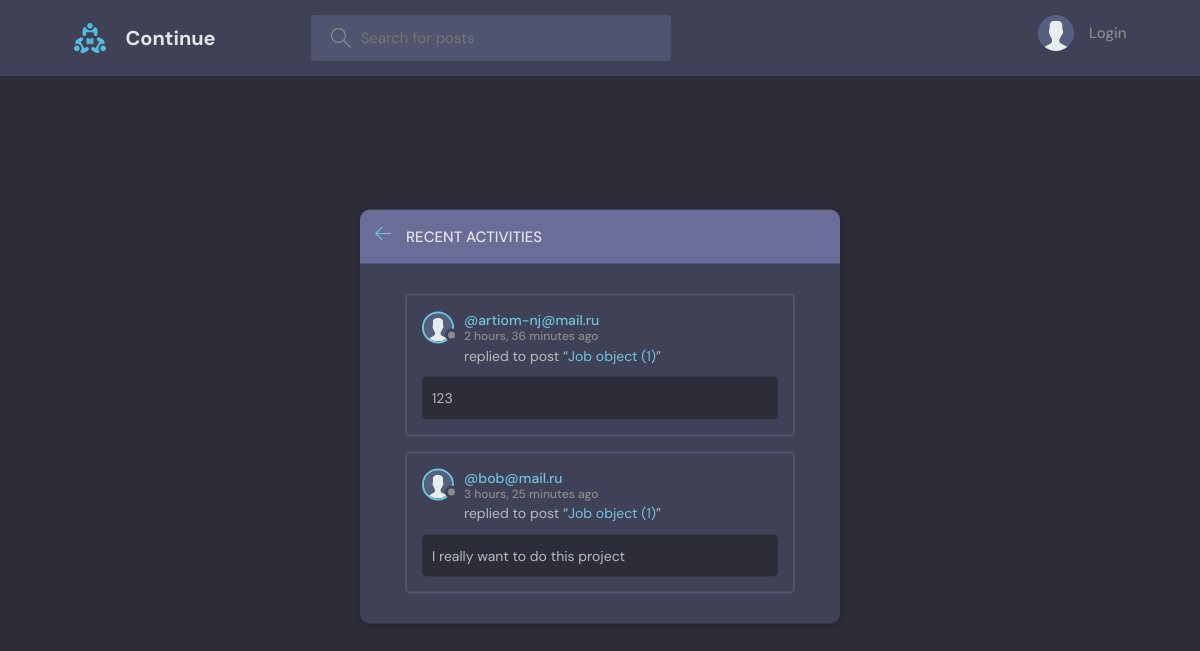
The page /activity/ on the database as committed earlier.
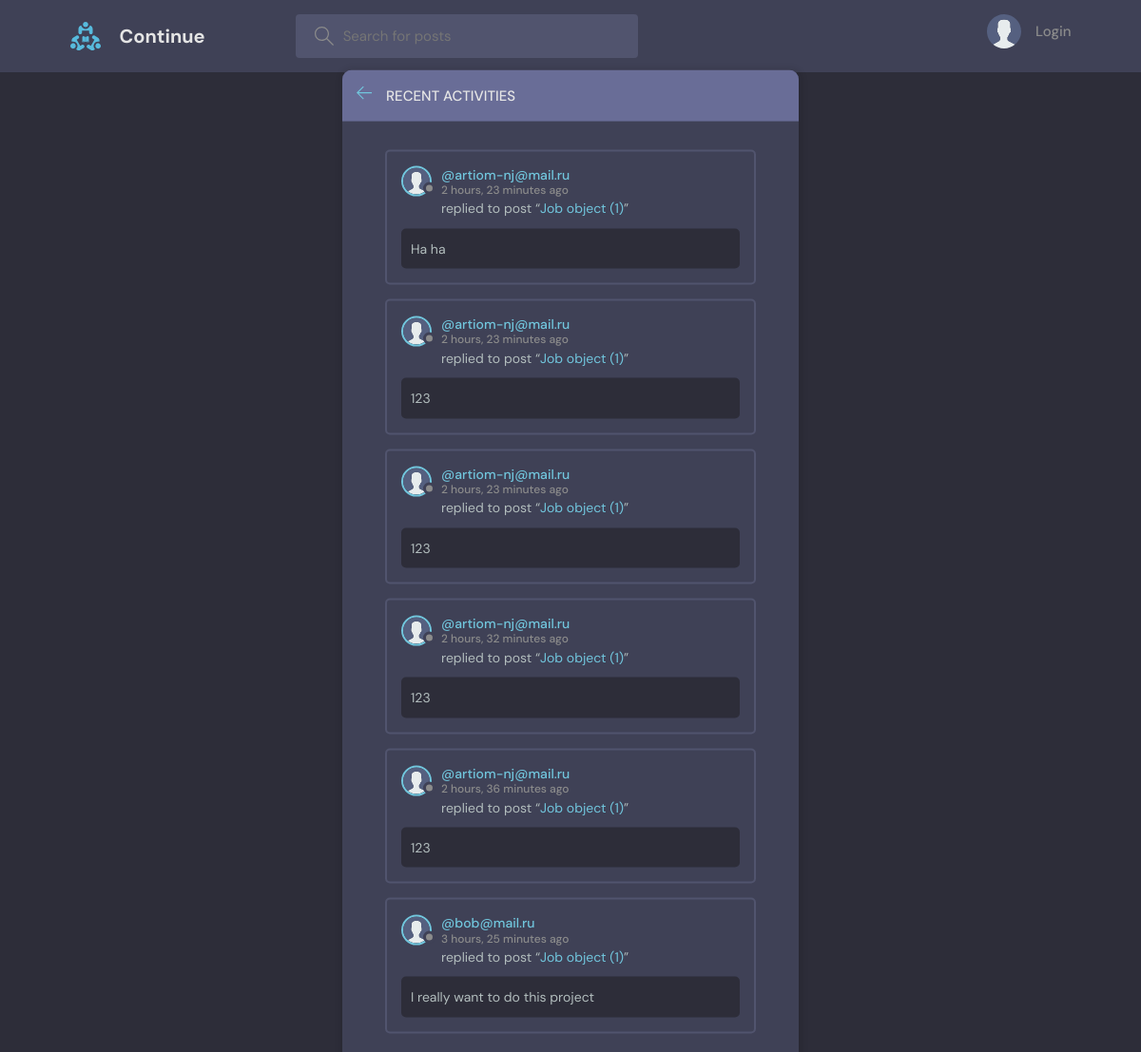
The same page on the database as committed later.
### base/models.py (models this page shows, shortened)
class Message(models.Model):
    user = models.ForeignKey(User, on_delete=models.CASCADE)
    job = models.ForeignKey(Job, on_delete=models.CASCADE)
    body = models.TextField()
    updated = models.DateTimeField(auto_now=True)
    created = models.DateTimeField(auto_now_add=True)
    class Meta:
        ordering = ['-updated', '-created']

class User(AbstractUser):
    name = models.CharField(max_length=200, null=True)
    email = models.EmailField(unique=True)
    bio = models.TextField(null=True)
    avatar = models.ImageField(null=True, default='avatar.svg')
    balance = MoneyField(max_digits=19, decimal_places=4, default_currency='RUB', default=0)
    USERNAME_FIELD = 'email'
    REQUIRED_FIELDS = []

class Job(models.Model):
    name = models.CharField(max_length=200)
    description = models.TextField(null=True, blank=True)
    cost = models.DecimalField(max_digits=20, decimal_places=2, null=False)
    created = models.DateTimeField(auto_now_add=True)
    updated = models.DateTimeField(auto_now=True)
    topic = models.ForeignKey(Topic, on_delete=models.SET_NULL, null=True)
    status = models.ForeignKey(JobStatus, on_delete=models.SET_NULL, null=True)
    class Meta:
        ordering = ['-updated', '-created']

### base/views.py (the view)
# urls.py: path('activity/', views.activityPage, name="activity"),
def activityPage(request):
    job_messages = Message.objects.all()
    return render(request, 'base/activity.html', {'job_messages': job_messages})

### base/templates/base/activity.html (shortened to what this page needs)
{% extends 'main.html' %}
{% block content %}
<main class="layout">
  <div class="container">
    <div class="layout__box">
      <div class="layout__boxHeader">
        <div class="layout__boxTitle">
          <a href="{% url 'home' %}">
            <svg version="1.1" xmlns="http://www.w3.org/2000/svg" width="32" height="32" viewBox="0 0 32 32">
              <title>arrow-left</title>
              <path
                d="M13.723 2.286l-13.723 13.714 13.719 13.714 1.616-1.611-10.96-10.96h27.625v-2.286h-27.625l10.965-10.965-1.616-1.607z">
              </path>
              </path>
            </svg>
          </a>
          <h3>Recent Activities</h3>
        </div>
      </div>
      <div class="activities-page layout__body">
        {% for message in job_messages %}
        <div class="activities__box">
          <div class="activities__boxHeader jobListJob__header">
            <a href="{% url 'user-profile' message.user.id %}" class="jobListJob__author">
              <div class="avatar avatar--small">
                <img src="{{message.user.avatar.url}}" />
              </div>
              <p>
                @{{message.user}}
                <span>{{message.created|timesince}} ago</span>
              </p>
            </a>
          </div>
          <div class="activities__boxContent">
            <p>replied to post “<a href="{% url 'job' message.job.id %}">{{message.job}}</a>”</p>
            <div class="activities__boxJobContent">
              {{message.body}}
            </div>
          </div>
        </div>
        {% endfor %}
      </div>
    </div>
  </div>
</main>
{% endblock content %}

### templates/main.html (shortened to what this page needs)
<!DOCTYPE html>
{% load static %}
<html lang="en">
<head>
    <link rel="stylesheet" href="{% static 'css/style.css' %}" />
</head>
<body>
    {% include 'navbar.html' %}
    {% block content %}
    {% endblock %}
</body>
</html>

### templates/navbar.html (shortened to what this page needs)
{% load static %}
<header class="header header--loggedIn">
    <div class="container">
        <a href="{% url 'home' %}" class="header__logo">
            <img src="{% static 'images/logo.svg' %}" />
            <h1>Continue</h1>
        </a>
        <form class="header__search" method="GET" action="{% url 'home' %}">
            <label>
                <input name="q" placeholder="Search for posts" />
            </label>
        </form>
        <nav class="header__menu">
            {% if request.user.is_authenticated %}
            <div class="header__user">
                <a href="{% url 'update-user' %}">
                    <div class="avatar avatar--medium active">
                        <img src="{{request.user.avatar.url}}" />
                    </div>
                    <p>{{request.user.username}} <span>@{{request.user.username}}</span></p>
                </a>
                <button class="dropdown-button">
                    <svg version="1.1" xmlns="http://www.w3.org/2000/svg" width="32" height="32" viewBox="0 0 32 32">
                        <title>chevron-down</title>
                        <path d="M16 21l-13-13h-3l16 16 16-16h-3l-13 13z"></path>
                    </svg>
                </button>
            </div>
            {% else %}
            <a href="{% url 'login' %}">
                <img src="{% static 'images/avatar.svg' %}" />
                <p>Login</p>
            </a>
            {% endif %}
        </nav>
    </div>
</header>

### static/css/style.css (style rules this page uses)
:root { --color-main: #71c6dd; --color-main-light: #e1f6fb; --color-dark: #3f4156; --color-dark-medium: #51546e; --color-dark-light: #696d97; --color-light: #e5e5e5; --color-gray: #8b8b8b; --color-light-gray: #b2bdbd; --color-bg: #2d2d39; --color-success: #5dd693; --color-error: #fc4b0b; }
* { font-family: "DM Sans", -apple-system, BlinkMacSystemFont, "Segoe UI", Roboto, Oxygen, Ubuntu, Cantarell, "Open Sans", "Helvetica Neue", sans-serif; margin: 0; padding: 0; box-sizing: border-box; text-rendering: optimizeLegibility; font-size: inherit; }
html { font-size: 56.25%; }
@media only screen and (min-width: 1200px) { html { font-size: 62.5%; } }
body { line-height: 1.6; font-weight: 400; font-size: 1.5rem; color: var(--color-light-gray); background-color: var(--color-bg); min-height: 100vh; }
img { width: 100%; }
a { display: inline-block; color: var(--color-main); text-decoration: none; }
.container { max-width: 120rem; width: 90%; margin: auto; }
.avatar { position: relative; display: inline-block; border-radius: 50%; border: 2px solid var(--color-main); }
.avatar img { display: block; border-radius: 50%; object-fit: cover; object-position: center; }
.avatar::after { content: ""; display: block; position: absolute; background-color: var(--color-gray); z-index: 111; border-radius: 50%; border: 0.3rem solid var(--color-dark); }
.avatar.avatar--small img { width: 2.8rem; height: 2.8rem; }
.avatar.avatar--small:after { width: 0.7rem; height: 0.7rem; bottom: 0px; right: -6px; }
.header { padding: 1.5rem; background-color: var(--color-dark); }
.header > .container { display: flex; gap: 9.5rem; }
.header__logo, .header__user { display: flex; gap: 2rem; align-items: center; }
.header__logo > img { height: 3.2rem; width: 3.2rem; }
.header__logo > h1 { font-weight: 700; font-size: 2rem; color: var(--color-light); }
.header__search > label { background-color: var(--color-dark-medium); padding: 1.3rem 1rem; display: flex; align-items: center; gap: 1rem; border-radius: 4px; }
.header__search svg { fill: var(--color-gray); width: 2rem; height: 2rem; margin-left: 1rem; }
.header__search input { width: 30rem; background: transparent; border: none; outline: none; color: var(--color-light); }
.header__menu { margin-left: auto; position: relative; }
.header__menu a { display: flex; gap: 1.5rem; align-items: center; font-weight: 500; text-decoration: none; color: var(--color-gray); }
.header__menu img { height: 3.6rem; }
.header__menu p { line-height: 1.2; }
.layout { margin-top: 2.4rem; }
.layout > .container { display: flex; justify-content: space-between; align-items: flex-start; }
.layout__box { width: 90%; max-width: 48rem; min-height: 40rem; position: absolute; top: 50%; left: 50%; transform: translate(-50%, -46%); background-color: var(--color-dark); border-radius: 1rem; box-shadow: 1px 1px 6px 3px rgba(0, 0, 0, 0.1); overflow: hidden; }
.layout__boxHeader { display: flex; padding: 1.5rem; background-color: var(--color-dark-light); }
.layout__boxTitle { display: flex; gap: 1.5rem; align-items: center; }
.layout__boxTitle h3 { text-transform: uppercase; font-weight: 500; color: var(--color-light); }
.layout__boxTitle svg { width: 1.6rem; height: 1.6rem; fill: var(--color-main); }
.layout__body { margin: 3rem; }
.jobListJob__header { display: flex; justify-content: space-between; align-items: center; }
.jobListJob__author { font-weight: 500; display: flex; align-items: center; gap: 1rem; }
.activities__box { margin: 1.5rem; padding: 1.5rem; border: 2px solid var(--color-dark-medium); border-radius: 5px; }
.activities__boxHeader p { font-size: 1.4rem; line-height: 1.3; }
.activities__boxHeader p span { color: var(--color-gray); font-size: 1.2rem; display: block; }
.activities__boxContent { margin-left: 4.2rem; }
.activities__boxContent { font-size: 1.4rem; }
.activities__boxJobContent { background: var(--color-bg); padding: 1rem; border-radius: 5px; margin-top: 1rem; margin-left: -4.2rem; }

Rows that differ between the two databases and show on the page:
added Message: user.avatar (placeholder picture), user "artiom-nj@mail.ru", created "2 hours, 23 minutes", job "Job object (1)", body "Ha ha"
added Message: user.avatar (placeholder picture), user "artiom-nj@mail.ru", created "2 hours, 23 minutes", job "Job object (1)", body "123"
added Message: user.avatar (placeholder picture), user "artiom-nj@mail.ru", created "2 hours, 23 minutes", job "Job object (1)", body "123"
added Message: user.avatar (placeholder picture), user "artiom-nj@mail.ru", created "2 hours, 32 minutes", job "Job object (1)", body "123"
